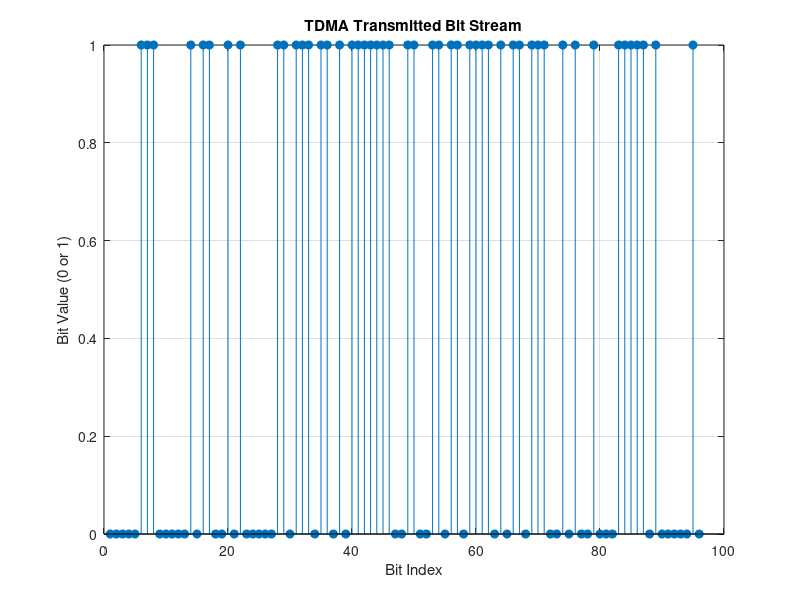

The MATLAB script that drew this image:
clc; clear; close all;

numUsers = 3;            % Number of users
slotsPerFrame = numUsers;
numFrames = 4;           % Total frames to simulate
bitsPerUser = 8;         % Bits per user per frame

% Generate random binary data for each user
userData = randi([0, 1], numUsers, numFrames, bitsPerUser);

% Create TDMA frame (user i → slot i in each frame)
tdmaStream = []; % Combined TDM stream

disp('TDMA Transmission Frame-by-Frame:');
for f = 1:numFrames
    fprintf('Frame %d:\n', f);
    for u = 1:numUsers
        slotData = squeeze(userData(u,f,:))';
        fprintf('  User %d (Slot %d): %s\n', u, u, num2str(slotData));
        tdmaStream = [tdmaStream, slotData]; % Append slot data to stream
    end
end

% Plot TDMA Stream
figure;
stem(tdmaStream, 'filled');
title('TDMA Transmitted Bit Stream');
xlabel('Bit Index');
ylabel('Bit Value (0 or 1)');
grid on;

% Demultiplex the stream
recovered = reshape(tdmaStream, bitsPerUser, numUsers * numFrames)';
recoveredData = reshape(recovered', bitsPerUser, numFrames, numUsers);
recoveredData = permute(recoveredData, [3, 2, 1]); % [user, frame, bits]

% (Optional) Visualize recovered data for User 1
disp('Recovered Data for User 1:');
disp(squeeze(recoveredData(1,:,:)));

